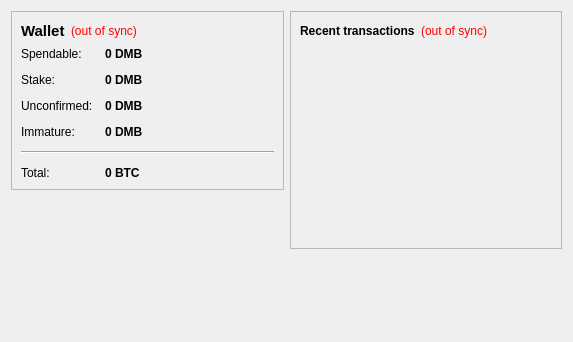
<?xml version="1.0" encoding="UTF-8"?>
<ui version="4.0">
 <class>OverviewPage</class>
 <widget class="QWidget" name="OverviewPage">
  <property name="geometry">
   <rect>
    <x>0</x>
    <y>0</y>
    <width>573</width>
    <height>342</height>
   </rect>
  </property>
  <property name="windowTitle">
   <string>Form</string>
  </property>
  <layout class="QHBoxLayout" name="horizontalLayout" stretch="1,1">
   <item>
    <layout class="QVBoxLayout" name="verticalLayout_2">
     <item>
      <widget class="QFrame" name="frame">
       <property name="frameShape">
        <enum>QFrame::StyledPanel</enum>
       </property>
       <property name="frameShadow">
        <enum>QFrame::Raised</enum>
       </property>
       <layout class="QVBoxLayout" name="verticalLayout_4">
        <item>
         <layout class="QHBoxLayout" name="horizontalLayout_4">
          <item>
           <widget class="QLabel" name="label_5">
            <property name="font">
             <font>
              <pointsize>11</pointsize>
              <weight>75</weight>
              <bold>true</bold>
             </font>
            </property>
            <property name="text">
             <string>Wallet</string>
            </property>
           </widget>
          </item>
          <item>
           <widget class="QLabel" name="labelWalletStatus">
            <property name="toolTip">
             <string>The displayed information may be out of date. Your wallet automatically synchronizes with the Digitalmoneybits network after a connection is established, but this process has not completed yet.</string>
            </property>
            <property name="styleSheet">
             <string notr="true">QLabel { color: red; }</string>
            </property>
            <property name="text">
             <string notr="true">(out of sync)</string>
            </property>
            <property name="alignment">
             <set>Qt::AlignLeading|Qt::AlignLeft|Qt::AlignVCenter</set>
            </property>
           </widget>
          </item>
          <item>
           <spacer name="horizontalSpacer_2">
            <property name="orientation">
             <enum>Qt::Horizontal</enum>
            </property>
            <property name="sizeHint" stdset="0">
             <size>
              <width>40</width>
              <height>20</height>
             </size>
            </property>
           </spacer>
          </item>
         </layout>
        </item>
        <item>
         <layout class="QFormLayout" name="formLayout_2">
          <property name="fieldGrowthPolicy">
           <enum>QFormLayout::AllNonFixedFieldsGrow</enum>
          </property>
          <property name="horizontalSpacing">
           <number>12</number>
          </property>
          <property name="verticalSpacing">
           <number>12</number>
          </property>
          <item row="0" column="0">
           <widget class="QLabel" name="label">
            <property name="text">
             <string>Spendable:</string>
            </property>
           </widget>
          </item>
          <item row="0" column="1">
           <widget class="QLabel" name="labelBalance">
            <property name="font">
             <font>
              <weight>75</weight>
              <bold>true</bold>
             </font>
            </property>
            <property name="cursor">
             <cursorShape>IBeamCursor</cursorShape>
            </property>
            <property name="toolTip">
             <string>Your current spendable balance</string>
            </property>
            <property name="text">
             <string notr="true">0 DMB</string>
            </property>
            <property name="textInteractionFlags">
             <set>Qt::LinksAccessibleByMouse|Qt::TextSelectableByKeyboard|Qt::TextSelectableByMouse</set>
            </property>
           </widget>
          </item>
          <item row="1" column="0">
           <widget class="QLabel" name="label_6">
            <property name="text">
             <string>Stake:</string>
            </property>
           </widget>
          </item>
          <item row="1" column="1">
           <widget class="QLabel" name="labelStake">
            <property name="font">
             <font>
              <weight>75</weight>
              <bold>true</bold>
             </font>
            </property>
            <property name="cursor">
             <cursorShape>IBeamCursor</cursorShape>
            </property>
            <property name="toolTip">
             <string>Total of coins that was staked, and do not yet count toward the current balance</string>
            </property>
            <property name="text">
             <string notr="true">0 DMB</string>
            </property>
            <property name="textInteractionFlags">
             <set>Qt::LinksAccessibleByMouse|Qt::TextSelectableByKeyboard|Qt::TextSelectableByMouse</set>
            </property>
           </widget>
          </item>
          <item row="2" column="0">
           <widget class="QLabel" name="label_3">
            <property name="text">
             <string>Unconfirmed:</string>
            </property>
           </widget>
          </item>
          <item row="2" column="1">
           <widget class="QLabel" name="labelUnconfirmed">
            <property name="font">
             <font>
              <weight>75</weight>
              <bold>true</bold>
             </font>
            </property>
            <property name="cursor">
             <cursorShape>IBeamCursor</cursorShape>
            </property>
            <property name="toolTip">
             <string>Total of transactions that have yet to be confirmed, and do not yet count toward the current balance</string>
            </property>
            <property name="text">
             <string notr="true">0 DMB</string>
            </property>
            <property name="textInteractionFlags">
             <set>Qt::LinksAccessibleByMouse|Qt::TextSelectableByKeyboard|Qt::TextSelectableByMouse</set>
            </property>
           </widget>
          </item>
          <item row="3" column="0">
           <widget class="QLabel" name="labelImmatureText">
            <property name="text">
             <string>Immature:</string>
            </property>
           </widget>
          </item>
          <item row="3" column="1">
           <widget class="QLabel" name="labelImmature">
            <property name="font">
             <font>
              <weight>75</weight>
              <bold>true</bold>
             </font>
            </property>
            <property name="toolTip">
             <string>Mined balance that has not yet matured</string>
            </property>
            <property name="text">
             <string notr="true">0 DMB</string>
            </property>
            <property name="textInteractionFlags">
             <set>Qt::LinksAccessibleByMouse|Qt::TextSelectableByKeyboard|Qt::TextSelectableByMouse</set>
            </property>
           </widget>
          </item>
          <item row="4" column="0" colspan="2">
           <widget class="Line" name="line">
            <property name="orientation">
             <enum>Qt::Horizontal</enum>
            </property>
           </widget>
          </item>
          <item row="5" column="0">
           <widget class="QLabel" name="labelTotalText">
            <property name="text">
             <string>Total:</string>
            </property>
           </widget>
          </item>
          <item row="5" column="1">
           <widget class="QLabel" name="labelTotal">
            <property name="font">
             <font>
              <weight>75</weight>
              <bold>true</bold>
             </font>
            </property>
            <property name="cursor">
             <cursorShape>IBeamCursor</cursorShape>
            </property>
            <property name="toolTip">
             <string>Your current total balance</string>
            </property>
            <property name="text">
             <string notr="true">0 BTC</string>
            </property>
            <property name="textInteractionFlags">
             <set>Qt::LinksAccessibleByMouse|Qt::TextSelectableByKeyboard|Qt::TextSelectableByMouse</set>
            </property>
           </widget>
          </item>
         </layout>
        </item>
       </layout>
      </widget>
     </item>
     <item>
      <spacer name="verticalSpacer">
       <property name="orientation">
        <enum>Qt::Vertical</enum>
       </property>
       <property name="sizeHint" stdset="0">
        <size>
         <width>20</width>
         <height>40</height>
        </size>
       </property>
      </spacer>
     </item>
    </layout>
   </item>
   <item>
    <layout class="QVBoxLayout" name="verticalLayout_3">
     <item>
      <widget class="QFrame" name="frame_2">
       <property name="frameShape">
        <enum>QFrame::StyledPanel</enum>
       </property>
       <property name="frameShadow">
        <enum>QFrame::Raised</enum>
       </property>
       <layout class="QVBoxLayout" name="verticalLayout">
        <item>
         <layout class="QHBoxLayout" name="horizontalLayout_2">
          <item>
           <widget class="QLabel" name="label_4">
            <property name="text">
             <string>&lt;b&gt;Recent transactions&lt;/b&gt;</string>
            </property>
           </widget>
          </item>
          <item>
           <widget class="QLabel" name="labelTransactionsStatus">
            <property name="toolTip">
             <string>The displayed information may be out of date. Your wallet automatically synchronizes with the Digitalmoneybits network after a connection is established, but this process has not completed yet.</string>
            </property>
            <property name="styleSheet">
             <string notr="true">QLabel { color: red; }</string>
            </property>
            <property name="text">
             <string notr="true">(out of sync)</string>
            </property>
            <property name="alignment">
             <set>Qt::AlignRight|Qt::AlignTrailing|Qt::AlignVCenter</set>
            </property>
           </widget>
          </item>
          <item>
           <spacer name="horizontalSpacer">
            <property name="orientation">
             <enum>Qt::Horizontal</enum>
            </property>
            <property name="sizeHint" stdset="0">
             <size>
              <width>40</width>
              <height>20</height>
             </size>
            </property>
           </spacer>
          </item>
         </layout>
        </item>
        <item>
         <widget class="QListView" name="listTransactions">
          <property name="styleSheet">
           <string notr="true">QListView { background: transparent; }</string>
          </property>
          <property name="frameShape">
           <enum>QFrame::NoFrame</enum>
          </property>
          <property name="verticalScrollBarPolicy">
           <enum>Qt::ScrollBarAlwaysOff</enum>
          </property>
          <property name="horizontalScrollBarPolicy">
           <enum>Qt::ScrollBarAlwaysOff</enum>
          </property>
          <property name="selectionMode">
           <enum>QAbstractItemView::NoSelection</enum>
          </property>
         </widget>
        </item>
       </layout>
      </widget>
     </item>
     <item>
      <spacer name="verticalSpacer_2">
       <property name="orientation">
        <enum>Qt::Vertical</enum>
       </property>
       <property name="sizeHint" stdset="0">
        <size>
         <width>20</width>
         <height>40</height>
        </size>
       </property>
      </spacer>
     </item>
    </layout>
   </item>
  </layout>
 </widget>
 <resources/>
 <connections/>
</ui>
